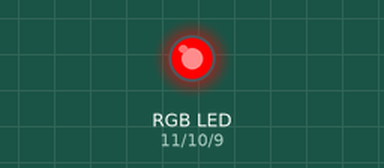
This sketch was run on a simulated Arduino Uno, built with avr-gcc and run on an emulated ATmega328P. On the bench: an RGB LED mixed from three pins (HIGH = lit).

Above: at 0.5 s.
At 1.5 s:
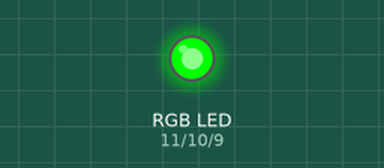
At 5.5 s:
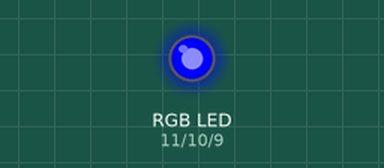
Timing chart, 0 to 6.9 s (numbered marks = the images above):
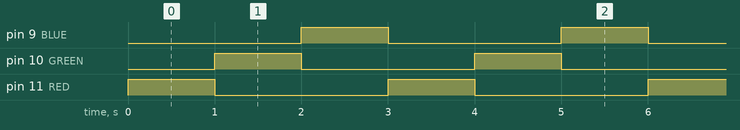

The sketch:

Digital_Output_RGB.ino
```cpp
#define RED 11
#define GREEN 10
#define BLUE 9

void setup() {
  pinMode(RED,OUTPUT);
  pinMode(GREEN,OUTPUT);
  pinMode(BLUE,OUTPUT);
}

void loop() {
  digitalWrite(RED, HIGH);
  delay(1000);
  digitalWrite(RED, LOW);
  digitalWrite(GREEN, HIGH);
  delay(1000);
  digitalWrite(GREEN, LOW);
  digitalWrite(BLUE, HIGH);
  delay(1000);
  digitalWrite(BLUE, LOW);
}
```

Measured:
- by itself, pin 9 (BLUE), pin 10 (GREEN), pin 11 (RED): alternates HIGH for 1.0 s and LOW for 2.0 s
- by itself, everything shown: repeats every 3.0 s, in 4 steps
